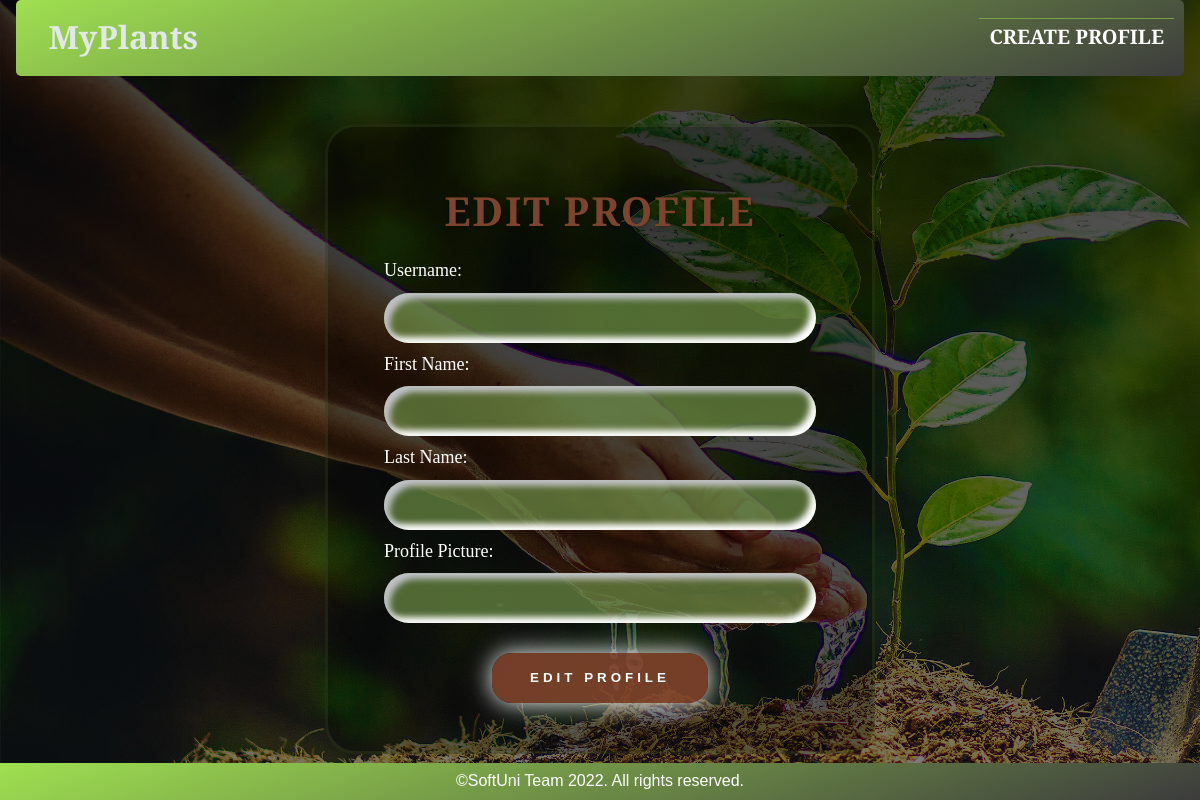
The app's page /profile/edit/, older data.
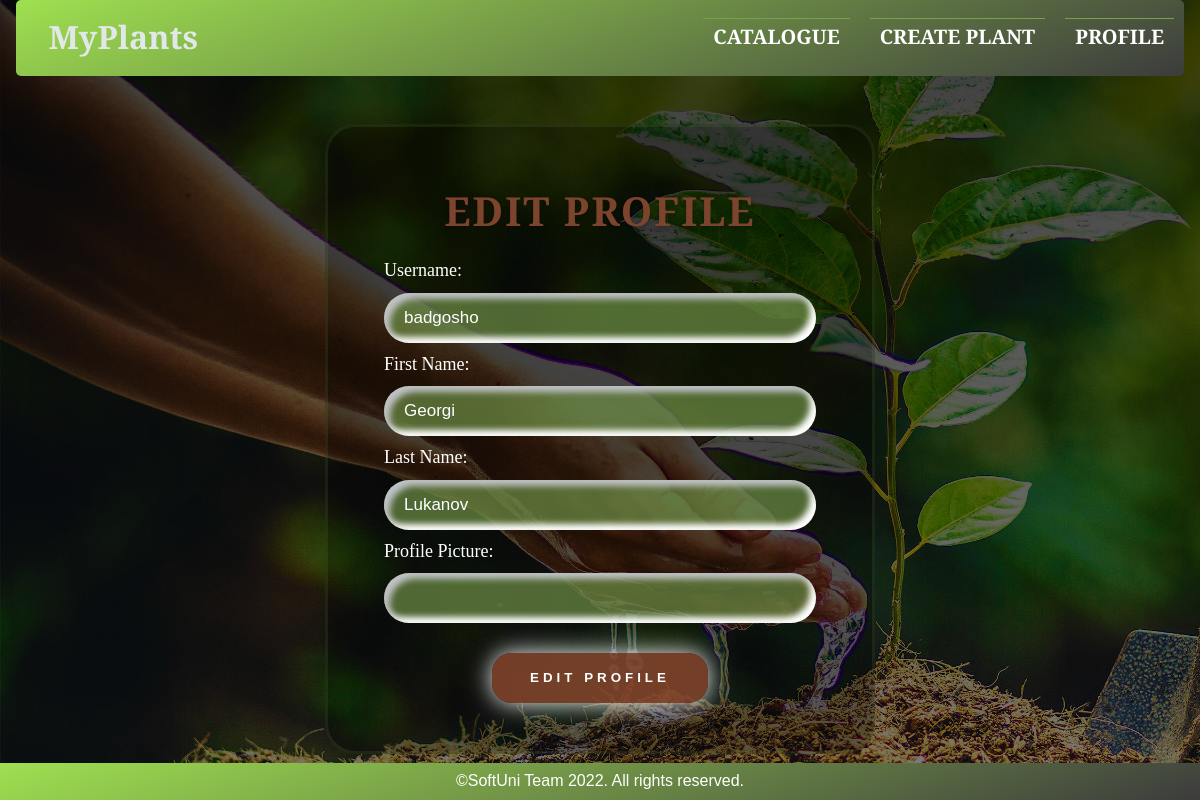
The same page, newer data.
### MyPlant_App_remake_exam/my_web/models.py (models this page shows)
class Profile(models.Model):
    username = models.CharField(
        max_length=10,
        validators=[
            validators.MinLengthValidator(2, message='It should consist of a minimum of 2 characters!')
        ]
    )
    first_name = models.CharField(
        max_length=20,
        validators=[validate_first_name],
    )
    last_name = models.CharField(
        max_length=20,
        validators=[validate_first_name],
    )
    profile_picture = models.URLField(
        blank=True,
        null=True,
    )

### MyPlant_App_remake_exam/my_web/views.py (the view)
# urls.py: path('edit/', edit_profile, name='edit-profile'),
def edit_profile(request):
    profile = get_profile()
    if request.method == 'GET':
        form = ProfileEditForm(instance=profile)
    else:
        form = ProfileEditForm(request.POST, instance=profile)
        if form.is_valid():
            form.save()
            return redirect('details-profile')
    context = {'form': form, 'profile': profile, }
    return render(request, 'profile/edit-profile.html', context, )

### MyPlant_App_remake_exam/my_web/forms.py
class ProfileEditForm(ProfileBaseForm):
    class Meta:
        model = Profile
        fields = ('username', 'first_name', 'last_name', 'profile_picture',)
        labels = {
            'first_name': 'First Name',
            'last_name': 'Last Name',
            'profile_picture': 'Profile Picture',
        }

### MyPlant_App_remake_exam/my_web/views.py (called while the page is built)
def get_profile():
    return Profile.objects.first()

### MyPlant_App_remake_exam/processors_find_profile.py (called while the page is built)
def get_profile(request):
    profile = Profile.objects.first()
    return {'profile': profile}

### templates/profile/edit-profile.html (shortened to what this page needs)
{% extends 'base.html' %}
{% block content %}
    <section id="register-page" class="content auth">
        <form id="register" method="post" action="{% url 'edit-profile' %}">
            <div class="container">
                <h1>Edit Profile</h1>
                {{ form }}
                <input class="btn" type="submit" value="Edit Profile">
            </div>
        </form>
    </section>
{% endblock %}

### templates/base.html (shortened to what this page needs)
{% load static %}
<!DOCTYPE html>
<html lang="en">
<head>
    <link rel="stylesheet" href="{% static 'style/style.css' %}"/>
</head>
<body>
<div id="box">
    <header>
        <h1><a class="index-navigation" href="{% url 'index' %}">MyPlants</a></h1>
        <nav>
            {% if not profile %}
                <a href="{% url 'create-profile' %}">Create Profile</a>
            {% else %}
                <a href="{% url 'catalogue' %}">Catalogue</a>
                <a href="{% url 'create-plant' %}">Create Plant</a>
                <a href="{% url 'details-profile' %}">Profile</a>
            {% endif %}
        </nav>
    </header>
    {% block content %}{% endblock %}
    <footer>
        &copy;SoftUni Team 2022. All rights reserved.
    </footer>
</div>
</body>
</html>

### staticfiles/style/forms.css (style rules this page uses)
#register-page, #create-page, #edit-page, #delete-page { position: relative; width: 550px; height: auto; background: rgba(0, 0, 0, 0.27); text-align: center: padding: 10px; border-radius: 30px; border: 3px solid #6e8e4626; }
.container { padding: 40px; }
.container > h1 { text-shadow: 0 2px 5px rgba(0, 0, 0, 0.3); color: #7d442d; text-transform: uppercase; margin-top: 10px; font-weight: 600; font-size: 2.5rem; text-align: center; letter-spacing: 2px; font-family: 'Cinzel', serif; margin-bottom: 14px; }
label, input, select, textarea { display: block; width: 100%; padding: 0; border: none; outline: none; box-sizing: border-box; color: white; }
label { margin-bottom: 8px; font-size: 18px; color: white; margin-top: 10px; font-family: Georgia, 'Times New Roman', Times, serif; }
label:nth-of-type(2) { margin-top: 10px; }
input[type="number"], input[type="password"], input[type="email"], input[type="text"], input[type="url"] { background: #6d8d46b5; padding: 20px 20px 20px 20px; height: 50px; margin-top: 10px; font-size: 17px; border-radius: 50px; box-shadow: inset 6px 6px 6px #c0c2c5, inset -6px -6px 6px white; }
.btn { color: #fff; border: none; margin-top: 30px; font-weight: 600; height: 50px; text-transform: uppercase; letter-spacing: 4px; cursive: pointer; border-radius: 20px; transition: 0.5s; transition-property: box-shadow; }
.btn { background: #88472ed6;; box-shadow: 0 0 25px white; width: 50%; }
.container { text-align: left; margin-top: 0; }

### staticfiles/style/main.css (style rules this page uses)
html { font-family: Arial, sans-serif; font-size: 16px; box-sizing: border-box; }
*, *::before, *::after { margin: 0 auto; padding: 0; box-sizing: inherit; line-height: 1.3; }
h1, h2, h4, h5, h6 { padding: 0.2em 1rem; }
p, div { margin: 0 1em 0.5em 1em; }
a { margin: 0.2em; text-decoration: none; font-weight: bold; color: inherit; }

### staticfiles/style/navigation.css (style rules this page uses)
body { background: linear-gradient(rgba(0, 0, 0, 0.76), rgba(0, 0, 0, 0.5)), url('../images/display.jpg'); background-attachment: fixed; background-size: cover; }
.auth { width: 100px; margin: 3em auto; }
header, footer { background-color: #02E34F; background-image: linear-gradient(160deg, #9FE050 0%, #3C3C3C 100%); width: 100%; overflow: hidden; color: white; }
.index-navigation { font-size: xx-large; font-family: 'Cinzel', serif; }
header { position: relative; padding: 10px; border-radius: 5px; }
header h1 { display: inline-block; color: #E2E8EA; margin-bottom: auto; }
header nav { font-size: x-large; font-family: 'Cinzel', serif; position: absolute; right: 0; bottom: 21px; }
header nav>* { float: left; }
footer { padding: 0.5em; width: 100%; position: fixed; left: 0; bottom: 0; text-align: center; }
nav a { margin: 0 0.5em; text-transform: uppercase; font-size: 20px; border-top: 1px solid #79A148; padding: 5px 10px 5px 10px; }

Row changes from the older to the newer data that the page shows:
added Profile: username "badgosho", first_name "Georgi", last_name "Lukanov"
Text that changed along with them:
text no longer shown: "CREATE PROFILE"
text now shown: "CATALOGUE CREATE PLANT PROFILE"
